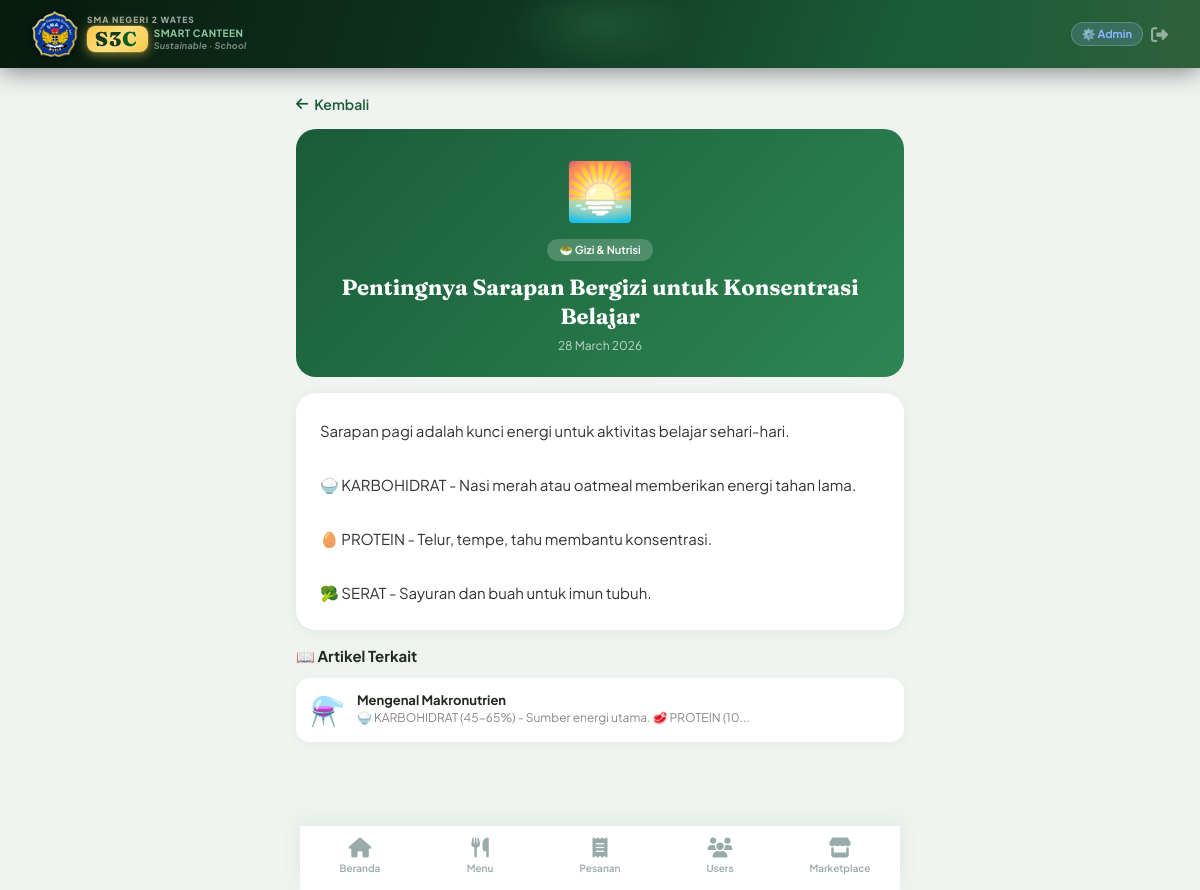
The page /education/1 (signed in) on the database its author committed.
### tables this page shows
CREATE TABLE education_posts (
            id INTEGER PRIMARY KEY AUTOINCREMENT,
            title TEXT NOT NULL, content TEXT NOT NULL,
            category TEXT, image_emoji TEXT DEFAULT '📚', author_id INTEGER,
            created_at TEXT DEFAULT (datetime('now'))
        );

### app.py (the view)
@app.route('/education/<int:post_id>')
def education_detail(post_id):
    if 'user_id' not in session: return redirect(url_for('login'))
    post = query_db('SELECT * FROM education_posts WHERE id=?',[post_id],one=True)
    if not post: flash('Artikel tidak ditemukan.','danger'); return redirect(url_for('education'))
    related = query_db('SELECT * FROM education_posts WHERE category=? AND id!=? LIMIT 3',[post['category'],post_id])
    return render_template('student/education_detail.html',post=post,related=related)

### app.py (called while the page is built)
def get_db():
    db = getattr(g, '_database', None)
    if db is None:
        db = g._database = sqlite3.connect(DATABASE)
        db.row_factory = sqlite3.Row
        db.execute("PRAGMA foreign_keys = ON")
    return db

@app.teardown_appcontext
def close_connection(exc):
    db = getattr(g, '_database', None)
    if db: db.close()

def query_db(q, args=(), one=False, commit=False):
    db = get_db()
    cur = db.execute(q, args)
    if commit:
        db.commit()
        return cur.lastrowid
    rv = cur.fetchall()
    return (rv[0] if rv else None) if one else rv

@app.template_filter('strftime')
def strftime_filter(s, fmt='%d %b %Y'):
    if not s: return ''
    try:    return datetime.strptime(s[:19],'%Y-%m-%d %H:%M:%S').strftime(fmt)
    except:
        try: return datetime.strptime(s[:10],'%Y-%m-%d').strftime(fmt)
        except: return s

### templates/student/education_detail.html (shortened to what this page needs)
{% extends 'base.html' %}
{% block content %}
<div style="padding:16px 16px 0;">
    <a href="{{ url_for('education') }}" style="display:inline-flex;align-items:center;gap:6px;color:#1a5c38;font-size:14px;font-weight:600;text-decoration:none;">
        <i class="fas fa-arrow-left"></i> Kembali
    </a>
</div>
<div style="padding:16px;">
    <div style="background:linear-gradient(135deg,#1a5c38,#2d8653);border-radius:20px;padding:24px;color:white;text-align:center;margin-bottom:16px;">
        <div style="font-size:56px;margin-bottom:12px;">{{ post.image_emoji }}</div>
        <span style="background:rgba(255,255,255,0.2);padding:4px 12px;border-radius:20px;font-size:11px;font-weight:600;display:inline-block;margin-bottom:12px;">
            {% if post.category == 'gizi' %}🥗 Gizi & Nutrisi{% elif post.category == 'lingkungan' %}🌍 Lingkungan{% else %}💡 Tips & Trik{% endif %}
        </span>
        <div style="font-family:'Fraunces',serif;font-size:22px;font-weight:700;line-height:1.3;">{{ post.title }}</div>
        <div style="font-size:12px;opacity:0.7;margin-top:8px;">{{ post.created_at | strftime('%d %B %Y') }}</div>
    </div>
    <div style="background:white;border-radius:20px;padding:24px;box-shadow:0 2px 12px rgba(26,92,56,0.08);">
        <div style="font-size:15px;line-height:1.8;color:#333;white-space:pre-wrap;">{{ post.content }}</div>
    </div>
</div>
{% if related %}
<div class="section" style="padding-top:0;">
    <div class="section-title">📖 Artikel Terkait</div>
    {% for r in related %}
    <a href="{{ url_for('education_detail', post_id=r.id) }}" style="text-decoration:none;">
        <div style="background:white;border-radius:14px;padding:14px;display:flex;gap:12px;box-shadow:0 2px 8px rgba(26,92,56,0.06);margin-bottom:8px;">
            <div style="font-size:28px;">{{ r.image_emoji }}</div>
            <div>
                <div style="font-weight:700;font-size:13px;color:#1e2a1f;">{{ r.title }}</div>
                <div style="font-size:12px;color:#888;margin-top:2px;">{{ r.content[:60] }}...</div>
            </div>
        </div>
    </a>
    {% endfor %}
</div>
{% endif %}
{% endblock %}

### templates/base.html (style rules this page uses)
:root { --forest: #1a5c38; --leaf: #2d8653; --sage: #4caf78; --mint: #a8e6bc; --foam: #e8f5ee; --earth: #8b6914; --clay: #c4956a; --sand: #f5e6d3; --cream: #fdfaf6; --bark: #4a3728; --charcoal: #1e2a1f; --mist: #f0f4f1; --white: #ffffff; --danger: #e05252; --warning: #e8a020; --info: #3a8fd4; --shadow-sm: 0 2px 8px rgba(26,92,56,0.08); --shadow-md: 0 4px 20px rgba(26,92,56,0.12); --shadow-lg: 0 8px 40px rgba(26,92,56,0.16); --radius: 16px; --radius-sm: 10px; --radius-lg: 24px; }
* { margin: 0; padding: 0; box-sizing: border-box; }
html { scroll-behavior: auto; }
body { font-family: 'Plus Jakarta Sans', sans-serif; background: var(--mist); color: var(--charcoal); min-height: 100vh; padding-bottom: 90px; }
.section { padding: 16px; }
.section-title { font-size: 15px; font-weight: 700; color: var(--charcoal); margin-bottom: 12px; display: flex; align-items: center; gap: 6px; }

### rows shown on the page
education_posts: image_emoji "🌅", title "Pentingnya Sarapan Bergizi untuk Konsentrasi Belajar", created_at|strftime "28 March 2026", content "Sarapan pagi adalah kunci energi untuk aktivitas belajar sehari-hari. 🍚 KARBOHIDRAT - Nasi merah atau oatmeal memberikan energi tahan lama. 🥚 PROTEIN - Telur, tempe, tahu membantu konsentrasi. 🥦 SERAT - Sayuran dan buah untuk imun tubuh."
education_posts: image_emoji "⚗️", title "Mengenal Makronutrien", content "🍚 KARBOHIDRAT (45-65%) - Sumber energi utama. 🥩 PROTEIN (10"
